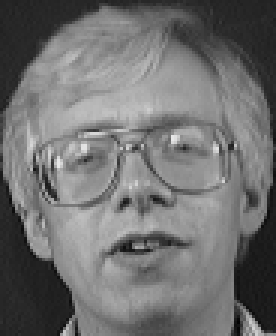
#> input picture face_recognition/ATT dataset/s2/1.pgm, 92 x 112 px (shown 3 times larger)
$ jupyter execute --allow-errors Lab_06.ipynb
#> lines starting #> are read from the running program, lines starting #| are printed output that depends on the picture
# Lab 6

## Introduction

The purpose of this lab exercise is to investigate the classical approach to face feature extraction based on the Principal Component Analysis (PCA), threshold-based face matching using Euclidean Distance (ED).

## Exercise 1

[cell 1]
import numpy as np
import matplotlib.pyplot as plt
from skimage.io import imread
from skimage import exposure
import scipy.linalg as la

from sklearn.neighbors import KNeighborsClassifier
from sklearn.decomposition import PCA
from sklearn.metrics import confusion_matrix

from utils_cm import plot_confusion_matrix

import matplotlib as mpl

from matplotlib import rcParams

[cell 2]
# setting the default colormap for images only
mpl.rc('image', cmap='gray')

rcParams.update({'figure.autolayout': True})

M = 9

um = 100
ustd = 80

dir_path = 'ATT dataset/'

path_1 = dir_path + 's2/'
path_2 = dir_path + 's3/'
path_3 = dir_path + 's4/'


path_arr = [path_1, path_2, path_3]

### Training Set

#### Load first 9 images as data for three different subjects from different directories

[cell 3]
# loading only one image to get the dimensions
img = imread(path_1 + '1.pgm', as_gray=True)
#> img is the input picture: shape (112, 92); min 3, max 231, mean 112

# get the number of rows (irow) and columns (icol).
# these values must to be the same for all images
irow, icol = img.shape
#> irow = 112; icol = 92
#> `tmp = np.reshape(img, (irow*icol,1))`: tmp = 10304 values, max 231 at index 4289, min 3 at index 9923, mean 112

# allocation of vector that will have all images
S = np.zeros((irow*icol, M*3)) # img matrix

plt.figure(figsize=(8,8))

# runs the loop for 3 different directories
#> (the rest of this cell did not finish here and is left out)

[cell 4]
print('Size of each image:', img.shape, np.multiply(img.shape[0], img.shape[1]))
#| Size of each image: (112, 92) 10304

#### Normalizing all the images

[cell 5]
# looping over all the loaded images in S to normalize
for i in range(S.shape[1]):
    tmp = S[:,i]

    m = np.mean(tmp)
    st = np.std(tmp)
    # calculation where are defined the new pixels intensities
    S[:,i] = (tmp - m) * ustd / st + um

[cell 6]
plt.figure(figsize=(8,8))

for i in range(3*M):
    img = np.reshape(S[:,i], (irow, icol))

    plt.subplot(9,3,i+1)
    plt.imshow(img, cmap='gray')

    plt.title('Mean: %.1f - Std: %.1f' % (np.mean(img), np.std(img)))
    plt.axis('off');
#> img: shape (112, 92) float64; every value is NaN or infinite
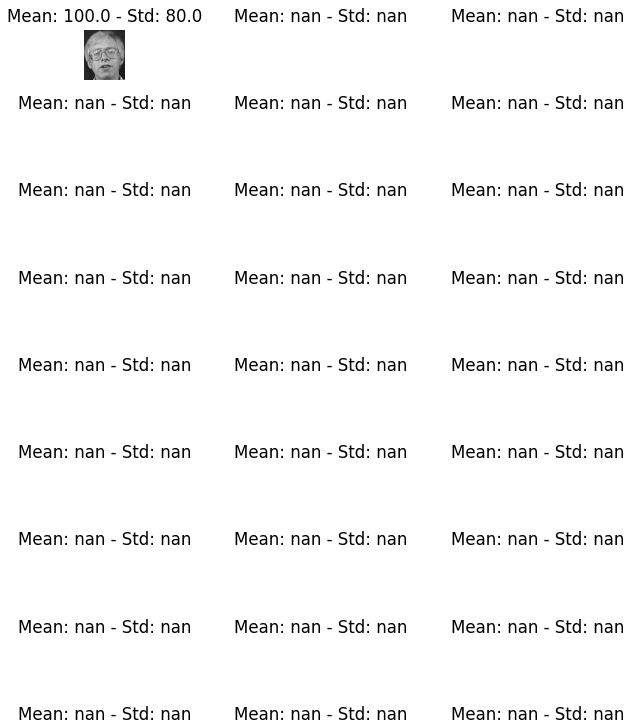
#> figure drawn by matplotlib, 27 panels

#### Finding Mean image

[cell 7]
# calculates the mean of each row instead of each column
m = np.mean(S, axis=1)

# converts to unsigned 8-bit integer. Values range from 0 to 255
m = np.uint8(np.abs(m)).reshape(-1,1)
#> m = 10304 values from 0 to 0

img = np.reshape(m, (irow, icol))

plt.imshow(img, cmap='gray')
plt.title('The Mean Image');
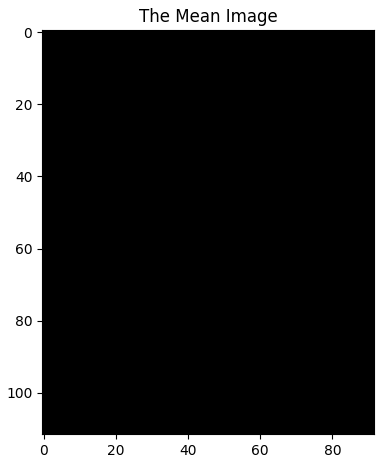
#> figure drawn by matplotlib, 1 panel

#### Creating co-variance matrix L, sort and eliminate zero eigenvalue

[cell 8]
dbx = S.copy()

A = dbx.T
L = np.matmul(A, A.T)

# vv is the eigenvector for L
# dd is the eigenvalue for  L = dbx.T*dbx

#> (the rest of this cell did not finish here and is left out)

#> (a cell that did not finish here is left out)

#> (a cell that did not finish here is left out)

#### Normalizing the eigenvectors

#> (a cell that did not finish here is left out)

[cell 12]
u = np.zeros(dbx.shape)

#> (the rest of this cell did not finish here and is left out)

[cell 13]
for i in range(u.shape[1]):
    kk = u[:,i]
    temp = np.sqrt(np.sum(np.power(kk,2)))
    u[:,i] = u[:,i] / temp

[cell 14]
plt.figure(figsize=(8,8))

for i in range(3*M):
    img = np.reshape(u[:,i], (irow, icol))

    plt.subplot(9,3,i+1)
    plt.imshow(img, cmap='gray')
    plt.axis('off');

#### Checking the weight of each face in the training set

[cell 15]
omega = np.zeros((3*M,3*M))
WW = np.zeros((3*M,1))
#> WW = 27 values from 0 to 0

for dbx_itr in range(dbx.shape[1]):
    for i in range(u.shape[1]):
        t = u[:,i].T
        WeightOfImage = np.dot(t, dbx[:,dbx_itr].T)
        WW[i] = WeightOfImage

    omega[:,dbx_itr] = WW[:,0]
#> omega: shape (27, 27) float64; every value is NaN or infinite

### Get same subject's new images from the gallery

#### First image from same gallery

[cell 16]
# defining global labels for all charts
labels = ('1', '2', '3', '4', '5', '6', '7', '8', '9','10',
          '11', '12', '13', '14', '15', '16', '17', '18', '19','20',
         '21', '22', '23', '24', '25', '26', '27')

[cell 17]
# using the last image of subject #1
InputImage = imread(path_1 + '10.pgm', as_gray=True)
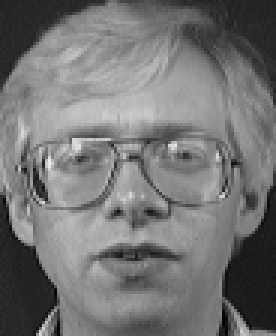
#> input picture face_recognition/ATT dataset/s2/10.pgm, 92 x 112 px (shown 3 times larger)
#> InputImage is the input picture: shape (112, 92); min 1, max 234, mean 116.1

plt.figure(figsize=(6,6))

plt.subplot(1,2,1)
plt.imshow(InputImage, cmap='gray')
plt.title('Input Image')
plt.axis('off')
#> Out = (-0.5, 91.5, 111.5, -0.5)

[cell 18]
InImage = np.reshape(InputImage, (irow*icol,1))
#> InImage = 10304 values, max 234 at index 4892, min 1 at index 8942, mean 116.1

# Normalization
temp = InImage
#> temp has the same summary as InImage
me = np.mean(temp)
#> me = 116.1
st = np.std(temp)
#> st = 47.33
temp = (temp-me) * ustd/st + um
#> temp = 10304 values, max 299.3 at index 4892, min -94.48 at index 8942, mean 100
NormImage = temp
#> NormImage has the same summary as temp

# Finding Difference: NormalizedImage - MeanImage
Difference = temp - m
#> Difference has the same summary as temp

[cell 19]
p = np.zeros((u.shape[1],1))
#> p = 27 values from 0 to 0
for i in range(u.shape[1]):
    # dot returns scalar vector product
    pare = np.dot(u[:,i], NormImage)
    p[i] = pare

# m is the mean image, u is the eigenvector
ReshapedImage = m + np.matmul(u, p)
ReshapedImage = np.reshape(ReshapedImage, (irow,icol))

# show the reconstructed image
plt.subplot(1,2,2)
plt.imshow(ReshapedImage, cmap='gray')
plt.title('Reconstructed Image')
plt.axis('off');

[cell 20]
InImWeight = np.zeros((3*M,1))

for i in range(u.shape[1]):
    t = u[:,i].reshape(-1,1).T
    # scalar vector product of vectors t and Difference
    WeightOfInputImage = np.dot(t, Difference)
    InImWeight[i] = WeightOfInputImage

[cell 21]
eSameSubject1 = np.zeros((3*M,1))

for i in range(omega.shape[1]):
    q = omega[:,i].reshape(-1,1)
    DiffWeight = InImWeight - q
    mag = np.linalg.norm(DiffWeight)
    eSameSubject1[i] = mag

# max/min Euclidean distance
MaximumValue = np.max(eSameSubject1)
#> MaximumValue = nan
MinimumValue = np.min(eSameSubject1)
#> MinimumValue = nan

plt.bar(np.arange(len(eSameSubject1)), eSameSubject1.flatten(), tick_label=labels)
plt.ylim([9500, 17500])

plt.title('Euclidean Distances: Same subject\n'\
          'Min {:.2f}, Max {:.2f}'.format(MinimumValue, MaximumValue))
plt.xlabel('Image #')
plt.ylabel('Distance');
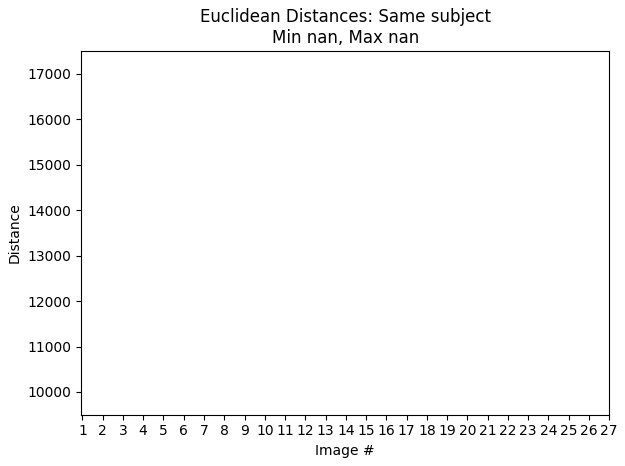
#> figure drawn by matplotlib, 1 panel

#### Second image from gallery

[cell 22]
# using the last image of subject #2
InputImage = imread(path_2 + '10.pgm', as_gray=True)
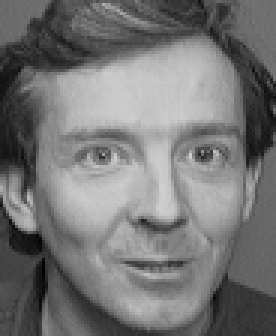
#> input picture face_recognition/ATT dataset/s3/10.pgm, 92 x 112 px (shown 3 times larger)
#> InputImage is the input picture: shape (112, 92); min 2, max 208, mean 117.6

plt.figure(figsize=(6,6))

plt.subplot(1,2,1)
plt.imshow(InputImage, cmap='gray')
plt.title('Input Image')
plt.axis('off');

[cell 23]
InImage = np.reshape(InputImage, (irow*icol,1))
#> InImage = 10304 values, max 208 at index 5665, min 2 at index 8202, mean 117.6

# Normalization
temp = InImage
#> temp has the same summary as InImage
me = np.mean(temp)
#> me = 117.6
st = np.std(temp)
#> st = 50.05
temp = (temp-me) * ustd/st + um
#> temp = 10304 values, max 244.5 at index 5665, min -84.8 at index 8202, mean 100
NormImage = temp
#> NormImage has the same summary as temp

# Finding Difference: NormalizedImage - MeanImage
Difference = temp - m
#> Difference has the same summary as temp

[cell 24]
p = np.zeros((u.shape[1],1))
for i in range(u.shape[1]):
    # dot returns scalar vector product
    pare = np.dot(u[:,i], NormImage)
    p[i] = pare

# m is the mean image, u is the eigenvector
ReshapedImage = m + np.matmul(u, p)
ReshapedImage = np.reshape(ReshapedImage, (irow,icol))

# show the reconstructed image
plt.subplot(1,2,2)
plt.imshow(ReshapedImage, cmap='gray')
plt.title('Reconstructed Image')
plt.axis('off');

[cell 25]
InImWeight = np.zeros((3*M,1))

for i in range(u.shape[1]):
    t = u[:,i].reshape(-1,1).T
    # scalar vector product of vectors t and Difference
    WeightOfInputImage = np.dot(t, Difference)
    InImWeight[i] = WeightOfInputImage

[cell 26]
eSameSubject2 = np.zeros((3*M,1))

for i in range(omega.shape[1]):
    q = omega[:,i].reshape(-1,1)
    DiffWeight = InImWeight - q
    mag = np.linalg.norm(DiffWeight)
    eSameSubject2[i] = mag

# max/min Euclidean distance
MaximumValue = np.max(eSameSubject2)
MinimumValue = np.min(eSameSubject2)

plt.bar(np.arange(len(eSameSubject2)), eSameSubject2.flatten(), tick_label=labels)
plt.ylim([10000, 17500])

plt.title('Euclidean Distances: Same subject\n'\
          'Min {:.2f}, Max {:.2f}'.format(MinimumValue, MaximumValue))
plt.xlabel('Image #')
plt.ylabel('Distance');

#### Third image from the gallery

[cell 27]
# using the last image of subject #1
InputImage = imread(path_3 + '10.pgm', as_gray=True)
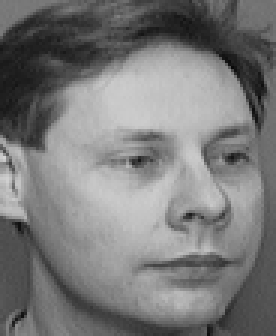
#> input picture face_recognition/ATT dataset/s4/10.pgm, 92 x 112 px (shown 3 times larger)
#> InputImage is the input picture: shape (112, 92); min 9, max 210, mean 121.8

plt.figure(figsize=(6,6))

plt.subplot(1,2,1)
plt.imshow(InputImage, cmap='gray')
plt.title('Input Image')
plt.axis('off');

[cell 28]
InImage = np.reshape(InputImage, (irow*icol,1))
#> InImage = 10304 values, max 210 at index 4785, min 9 at index 2101, mean 121.8

# Normalization
temp = InImage
#> temp has the same summary as InImage
me = np.mean(temp)
#> me = 121.8
st = np.std(temp)
#> st = 49.37
temp = (temp-me) * ustd/st + um
#> temp = 10304 values, max 242.9 at index 4785, min -82.72 at index 2101, mean 100
NormImage = temp
#> NormImage has the same summary as temp

# Finding Difference: NormalizedImage - MeanImage
Difference = temp - m
#> Difference has the same summary as temp

[cell 29]
p = np.zeros((u.shape[1],1))
for i in range(u.shape[1]):
    # dot returns scalar vector product
    pare = np.dot(u[:,i], NormImage)
    p[i] = pare

# m is the mean image, u is the eigenvector
ReshapedImage = m + np.matmul(u, p)
ReshapedImage = np.reshape(ReshapedImage, (irow,icol))

# show the reconstructed image
plt.subplot(1,2,2)
plt.imshow(ReshapedImage, cmap='gray')
plt.title('Reconstructed Image')
plt.axis('off');

[cell 30]
InImWeight = np.zeros((3*M,1))

for i in range(u.shape[1]):
    t = u[:,i].reshape(-1,1).T
    # scalar vector product of vectors t and Difference
    WeightOfInputImage = np.dot(t, Difference)
    InImWeight[i] = WeightOfInputImage

[cell 31]
eSameSubject3 = np.zeros((3*M,1))

for i in range(omega.shape[1]):
    q = omega[:,i].reshape(-1,1)
    DiffWeight = InImWeight - q
    mag = np.linalg.norm(DiffWeight)
    eSameSubject3[i] = mag

# max/min Euclidean distance
MaximumValue = np.max(eSameSubject3)
MinimumValue = np.min(eSameSubject3)

plt.bar(np.arange(len(eSameSubject3)), eSameSubject3.flatten(), tick_label=labels)
plt.ylim([10000, 15000])

plt.title('Euclidean Distances: Same subject\n'\
          'Min {:.2f}, Max {:.2f}'.format(MinimumValue, MaximumValue))
plt.xlabel('Image #')
plt.ylabel('Distance');

### Getting new images of other subjects (not selected ones)
#### First image from other gallery

[cell 32]
# using the last image of subject #1
path = 'ATT dataset/s20/'
InputImage = imread(path + '1.pgm', as_gray=True)
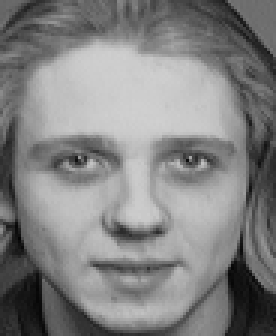
#> input picture face_recognition/ATT dataset/s12/1.pgm, 92 x 112 px, found by its file name (shown 3 times larger)
#> InputImage is the input picture: shape (112, 92); min 2, max 208, mean 129.8
plt.figure(figsize=(6,6))

plt.subplot(1,2,1)
plt.imshow(InputImage, cmap='gray')
plt.title('Input Image')
plt.axis('off');

[cell 33]
InImage = np.reshape(InputImage, (irow*icol,1))
#> InImage = 10304 values, max 208 at index 3448, min 2 at index 7274, mean 129.8

# Normalization
temp = InImage
#> temp has the same summary as InImage
me = np.mean(temp)
#> me = 129.8
st = np.std(temp)
#> st = 51.86
temp = (temp-me) * ustd/st + um
#> temp = 10304 values, max 220.7 at index 3448, min -97.1 at index 7274, mean 100
NormImage = temp
#> NormImage has the same summary as temp

# Finding Difference: NormalizedImage - MeanImage
Difference = temp - m
#> Difference has the same summary as temp

[cell 34]
p = np.zeros((u.shape[1],1))
for i in range(u.shape[1]):
    # dot returns scalar vector product
    pare = np.dot(u[:,i], NormImage)
    p[i] = pare

# m is the mean image, u is the eigenvector
ReshapedImage = m + np.matmul(u, p)
ReshapedImage = np.reshape(ReshapedImage, (irow,icol))

# show the reconstructed image
plt.subplot(1,2,2)
plt.imshow(ReshapedImage, cmap='gray')
plt.title('Reconstructed Image')
plt.axis('off');

[cell 35]
InImWeight = np.zeros((3*M,1))

for i in range(u.shape[1]):
    t = u[:,i].reshape(-1,1).T
    # scalar vector product of vectors t and Difference
    WeightOfInputImage = np.dot(t, Difference)
    InImWeight[i] = WeightOfInputImage

[cell 36]
eDiffSubject1 = np.zeros((3*M,1))

for i in range(omega.shape[1]):
    q = omega[:,i].reshape(-1,1)
    DiffWeight = InImWeight - q
    mag = np.linalg.norm(DiffWeight)
    eDiffSubject1[i] = mag

# max/min Eucledian distance
MaximumValue = np.max(eDiffSubject1)
MinimumValue = np.min(eDiffSubject1)

plt.bar(np.arange(len(eDiffSubject1)), eDiffSubject1.flatten(), tick_label=labels)
plt.ylim([10000, 16000])

plt.title('Euclidean Distances: Other subject\n'\
          'Min {:.2f}, Max {:.2f}'.format(MinimumValue, MaximumValue))
plt.xlabel('Image #')
plt.ylabel('Distance');

#### Second image from other gallery

[cell 37]
# using the last image of subject #1
path = './ATT dataset/s21/'
InputImage = imread(path + '10.pgm', as_gray=True)
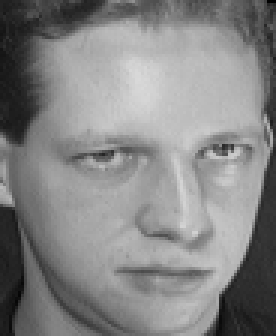
#> input picture face_recognition/ATT dataset/s1/10.pgm, 92 x 112 px, found by its file name (shown 3 times larger)
#> InputImage is the input picture: shape (112, 92); min 1, max 217, mean 132.8
plt.figure(figsize=(6,6))

plt.subplot(1,2,1)
plt.imshow(InputImage, cmap='gray')
plt.title('Input Image')
plt.axis('off');

[cell 38]
InImage = np.reshape(InputImage, (irow*icol,1))
#> InImage = 10304 values, max 217 at index 2438, min 1 at index 89, mean 132.8

# Normalization
temp = InImage
#> temp has the same summary as InImage
me = np.mean(temp)
#> me = 132.8
st = np.std(temp)
#> st = 51.88
temp = (temp-me) * ustd/st + um
#> temp = 10304 values, max 229.8 at index 2438, min -103.2 at index 89, mean 100
NormImage = temp
#> NormImage has the same summary as temp

# Finding Difference: NormalizedImage - MeanImage
Difference = temp - m
#> Difference has the same summary as temp

[cell 39]
p = np.zeros((u.shape[1],1))
for i in range(u.shape[1]):
    # dot returns scalar vector product
    pare = np.dot(u[:,i], NormImage)
    p[i] = pare

# m is the mean image, u is the eigenvector
ReshapedImage = m + np.matmul(u, p)
ReshapedImage = np.reshape(ReshapedImage, (irow,icol))

# show the reconstructed image
plt.subplot(1,2,2)
plt.imshow(ReshapedImage, cmap='gray')
plt.title('Reconstructed Image')
plt.axis('off');

[cell 40]
InImWeight = np.zeros((3*M,1))

for i in range(u.shape[1]):
    t = u[:,i].reshape(-1,1).T
    # scalar vector product of vectors t and Difference
    WeightOfInputImage = np.dot(t, Difference)
    InImWeight[i] = WeightOfInputImage

[cell 41]
eDiffSubject2 = np.zeros((3*M,1))

for i in range(omega.shape[1]):
    q = omega[:,i].reshape(-1,1)
    DiffWeight = InImWeight - q
    mag = np.linalg.norm(DiffWeight)
    eDiffSubject2[i] = mag

# max/min Eucledian distance
MaximumValue = np.max(eDiffSubject2)
MinimumValue = np.min(eDiffSubject2)

labels = ('1', '2', '3', '4', '5', '6', '7', '8', '9','10',
          '11', '12', '13', '14', '15', '16', '17', '18', '19','20',
         '21', '22', '23', '24', '25', '26', '27')

plt.bar(np.arange(len(eDiffSubject2)), eDiffSubject2.flatten(), tick_label=labels)
plt.ylim([10000, 16000])

plt.title('Euclidean Distances: Other subject\n'\
          'Min {:.2f}, Max {:.2f}'.format(MinimumValue, MaximumValue))
plt.xlabel('Image #')
plt.ylabel('Distance');

### Acquisition of new images from non-human subject

#> (a cell that did not finish here is left out)

[cell 43]
InImage = np.reshape(InputImage, (irow*icol,1))

# Normalization
temp = InImage
#> temp has the same summary as InImage
me = np.mean(temp)
st = np.std(temp)
temp = (temp-me) * ustd/st + um
NormImage = temp

# Finding Difference
Difference = temp - m

[cell 44]
p = np.zeros((u.shape[1],1))
for i in range(u.shape[1]):
    # dot returns scalar vector product
    pare = np.dot(u[:,i], NormImage)
    p[i] = pare

# m is the mean image, u is the eigenvector
ReshapedImage = m + np.matmul(u, p)
ReshapedImage = np.reshape(ReshapedImage, (irow,icol))

# show the reconstructed image
plt.subplot(1,2,2)
plt.imshow(ReshapedImage, cmap='gray')
plt.title('Reconstructed Image')
plt.axis('off');

[cell 45]
InImWeight = np.zeros((3*M,1))

for i in range(u.shape[1]):
    t = u[:,i].reshape(-1,1).T
    # scalar vector product of vectors t and Difference
    WeightOfInputImage = np.dot(t, Difference)
    InImWeight[i] = WeightOfInputImage

[cell 46]
eTower = np.zeros((3*M,1))

for i in range(omega.shape[1]):
    q = omega[:,i].reshape(-1,1)
    DiffWeight = InImWeight - q
    mag = np.linalg.norm(DiffWeight)
    eTower[i] = mag

# max/min Eucledian distance
MaximumValue = np.max(eTower)
MinimumValue = np.min(eTower)

plt.bar(np.arange(len(eTower)), eTower.flatten(), tick_label=labels)
plt.ylim([10000, 18000])

plt.title('Euclidean Distances: Not human face\n'\
          'Min {:.2f}, Max {:.2f}'.format(MinimumValue, MaximumValue))
plt.xlabel('Image #')
plt.ylabel('Distance')
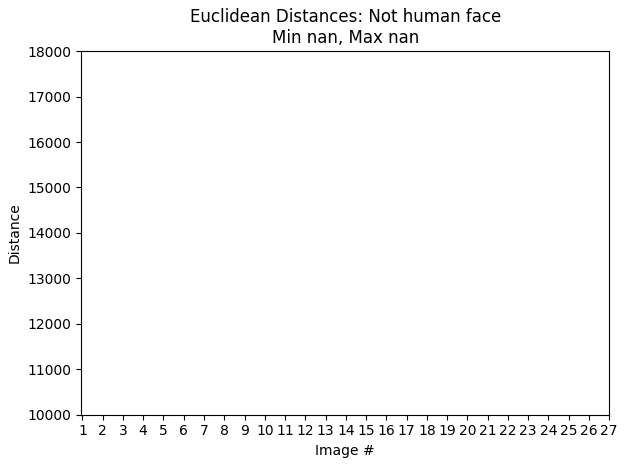
#> figure drawn by matplotlib, 1 panel

#### Euclidean Distance

|Images|Min|Max|
|:----------|-----------------|---------|
|Same subject 1   | 12121.31 | 14680.85 |
|Same subject 2   | 12142.08 | 14069.03 |
|Same subject 3   | 12314.22 | 14311.22 |
|Other subject 1  | 13437.80 | 15121.61 |
|Other subject 2  | 13745.49 | 15009.27 |
|Non-human Subjact| 15914.78 | 17036.12 |

## Exercise 2

[cell 47]
# Set Threshold Values
threshold1 = 14000
threshold2 = 15500

[cell 48]
distances = [None] *6
distances[0] = eSameSubject1
distances[1] = eSameSubject2
distances[2] = eSameSubject3
distances[3] = eDiffSubject1
distances[4] = eDiffSubject2
distances[5] = eTower

for i in range(0,6):
    mean_of_distances = np.mean(distances[i]);
    if (mean_of_distances <= threshold1):
        print('Image is in the database')
    elif (mean_of_distances > threshold1 and mean_of_distances <= threshold2):
        print('Image is a face but not in the database')
    elif (mean_of_distances > threshold2):
        print('Image is not a face')

#### Conclusion of thresholds

The thresholds set are 14,000 and 15,500 as first and second respectively. Test results with these values set performed the correct matches, which means that these values are reasonable. The output of the threshold matched the expected output.

## Exercise 3

### Using 50 principal components

[cell 49]
n_subjects = 10

# number of images should sum to 10
n_training_images = 5
n_test_images = 5

knn_neighbors = 3

print('For EACH of all the %d subjects:' % (n_subjects))
print('\t%d images will be used for TRAINING:' % (n_training_images), [x for x in range(1,n_training_images+1)])
print('\t%d images will be used for TEST:' % (n_test_images), [x for x in range(n_training_images+1, n_training_images+n_test_images+1)])

[cell 50]
# use the first 5 images from subjectID 1-n_subjects to train the classifier
trainingFaces = []
trainingLabels = []

#> (the rest of this cell did not finish here and is left out)

[cell 51]
# n_components: number of principal components
n_components_pca = 50
#> n_components_pca = 50
pca = PCA(n_components=n_components_pca)

# fit the model, e.g., creating the covariance matrix... as we manually did in Lab 4
#> (the rest of this cell did not finish here and is left out)
